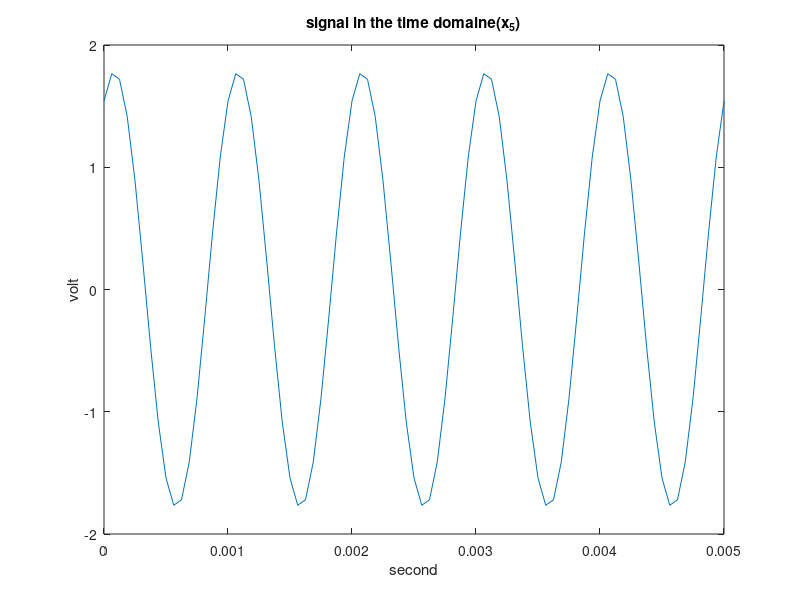

MATLAB code for this plot: (Note: this script raises an error after producing the figure.)
function [x, t] = FunctionD()
  F_e = 16000;
  f_0 = 1000;
  T_0 = 1/f_0;
  T_e = 1/F_e;
  phi = pi/3;
  p_dBm = 32;
  p_Watts = 1e-3 * 10^(p_dBm/10);
  B = sqrt(2*p_Watts);
  t = 0:T_e:5*T_0;
  x = B*sin(2*pi*f_0*t + phi);
  figure;
  plot(t, x);
  title("signal in the time domaine(x_5)");
  xlabel("second");
  ylabel("volt");
  frame = getframe(gcf);
  im = frame2im(frame);
  imwrite(im, '../../results/D.png')
end